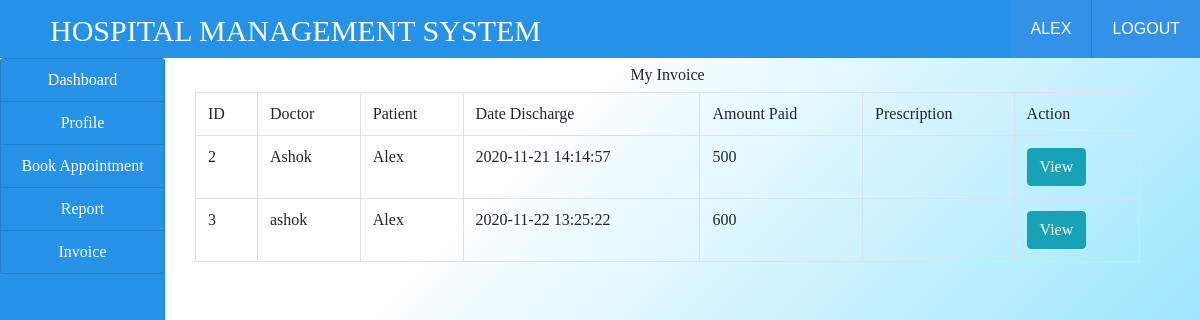
/invoice.php (signed in), run on the app's committed database.
### tables this page shows
CREATE TABLE `income` (
  `id` int(100) NOT NULL,
  `doctor` varchar(100) NOT NULL,
  `patient` varchar(100) NOT NULL,
  `date_discharge` varchar(100) NOT NULL,
  `amount_paid` varchar(100) NOT NULL,
  `description` varchar(100) NOT NULL
);

### invoice.php (the view, shortened to what this page needs)
<!DOCTYPE html>
<html>
<head>
</head>
<body>
	<?php
    	include('link.php');
    	include('ribbon.php');
    	include('connection.php');
    ?>
    <div class="container-fluid" style="background: linear-gradient(to bottom right, #ffffff 25%, #33ccff 100%);">
	   <div class="col-md-12">
		  <div class="row">
			<div class="col-md-2" style="margin-left: -30px;">
				<?php
					include("sidenavpatient.php");
				?>
			</div>
			<div class="col-md-10">
				<h5 class="text-center my-2">My Invoice</h5>
			<?php
				$pat = $_SESSION['patient'];
				$query = "SELECT * FROM patient WHERE username='$pat'";
				$res = mysqli_query($conn,$query);
				$row = mysqli_fetch_array($res);
				$fname = $row['firstname'];
				$querys = mysqli_query($conn,"SELECT * FROM income WHERE patient='$fname'");
				$output = "";
				$output .= "
				<table class='table table-bordered'>
				<tr>
				<td>ID</td>
				<td>Doctor</td>
				<td>Patient</td>
				<td>Date Discharge</td>
				<td>Amount Paid</td>
				<td>Prescription</td>
				<td>Action</td>
				</tr>
				";
			   while($row=mysqli_fetch_array($querys)) {
				$output .="
					<tr>
					  <td>".$row['id']."</td>
					  <td>".$row['doctor']."</td>
					  <td>".$row['patient']."</td>
					  <td>".$row['date_discharge']."</td>
					  <td>".$row['amount_paid']."</td>
					  <td>".$row['prescription']."</td>
					  <td>
					  <a href='viewinvoice.php?id=".$row['id']."'>
					  <button class='btn btn-info'>View</button>
					  </a>
					  </td>
	";
}
$output .="
  </tr>
  </table>
";
echo $output;
 				?>
			</div>
		</div>
	</div>
</div>
</body>
</html>

### css/style.css (style rules this page uses)
html,body,div,span,applet,object,iframe,h1,h2,h3,h4,h5,h6,p,blockquote,pre,a,abbr,acronym,address,big,cite,code,del,dfn,em,img,ins,kbd,q,s,samp,small,strike,strong,sub,sup,tt,var,b,u,i,dl,dt,dd,ol,nav ul,nav li,fieldset,form,label,legend,table,caption,tbody,tfoot,thead,tr,th,td,article,aside,canvas,details,embed,figure,figcaption,footer,header,hgroup,menu,nav,output,ruby,section,summary,time,mark,audio,video { margin:0;padding:0;border:0;font-size:100%;font:inherit;vertical-align:baseline; }
table { border-collapse:collapse;border-spacing:0; }
a { text-decoration:none; }
body { background:#F8FBFB; }

### data on the page
income: id "2", doctor "Ashok", patient "Alex", date_discharge "2020-11-21 14:14:57", amount_paid "500"
income: id "3", doctor "ashok", patient "Alex", date_discharge "2020-11-22 13:25:22", amount_paid "600"

### other printed values
$user "ALEX"
